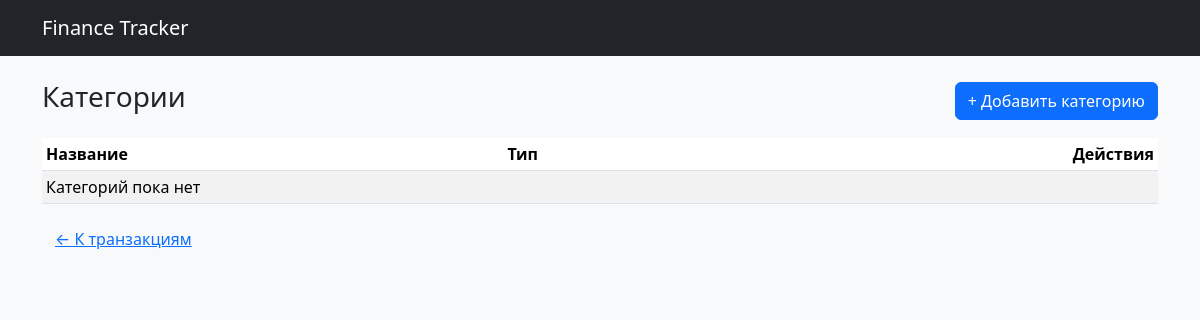
/categories/ (signed in), run on an earlier commit of the app's database.
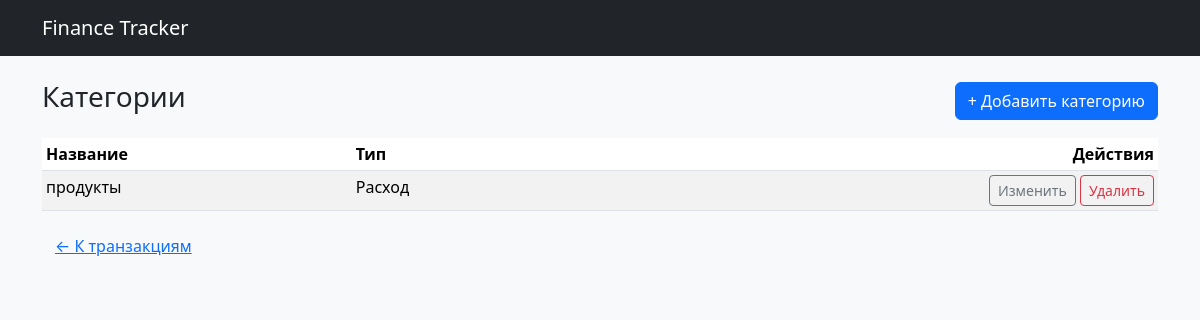
And on a later commit of the database.
### finance/models.py (models this page shows, shortened)
class Category(models.Model):
    owner = models.ForeignKey(
        settings.AUTH_USER_MODEL,
        on_delete=models.CASCADE,
        related_name="categories",
    )
    name = models.CharField(max_length=100)
    is_income = models.BooleanField(default=False)
    class Meta:
        unique_together = ("owner", "name")

### finance/views.py (the view)
# urls.py: path("categories/", views.category_list, name="category_list"),
@login_required
def category_list(request):
    categories = Category.objects.filter(owner=request.user).order_by(
        "is_income", "name"
    )
    return render(
        request,
        "finance/category_list.html",
        {
            "categories": categories,
        },
    )

### finance/templates/finance/category_list.html
{% extends "finance/base.html" %}
{% block content %}
  <div class="d-flex justify-content-between align-items-center mb-3">
    <h1 class="h3">Категории</h1>
    <a href="{% url 'finance:category_create' %}" class="btn btn-primary">
      + Добавить категорию
    </a>
  </div>
  <table class="table table-sm table-striped">
    <thead>
      <tr>
        <th>Название</th>
        <th>Тип</th>
        <th class="text-end">Действия</th>
      </tr>
    </thead>
    <tbody>
      {% for cat in categories %}
        <tr>
          <td>{{ cat.name }}</td>
          <td>
            {% if cat.is_income %}
              Доход
            {% else %}
              Расход
            {% endif %}
          </td>
          <td class="text-end">
            <a href="{% url 'finance:category_edit' cat.id %}"
               class="btn btn-sm btn-outline-secondary">
              Изменить
            </a>
            <a href="{% url 'finance:category_delete' cat.id %}"
               class="btn btn-sm btn-outline-danger">
              Удалить
            </a>
          </td>
        </tr>
      {% empty %}
        <tr>
          <td colspan="3">Категорий пока нет</td>
        </tr>
      {% endfor %}
    </tbody>
  </table>
  <a href="{% url 'finance:transaction_list' %}" class="btn btn-link">
    ← К транзакциям
  </a>
{% endblock %}

### finance/templates/finance/base.html (shortened to what this page needs)
<!doctype html>
<html lang="ru">
  <head>
    <link
      rel="stylesheet"
      href="https://cdn.jsdelivr.net/npm/bootstrap@5.3.3/dist/css/bootstrap.min.css"
    >
  </head>
  <body class="bg-light">
    <nav class="navbar navbar-expand-lg navbar-dark bg-dark mb-4">
      <div class="container">
        <a class="navbar-brand" href="{% url 'finance:transaction_list' %}">
          Finance Tracker
        </a>
      </div>
    </nav>
    <main class="container">
      {% block content %}{% endblock %}
    </main>
  </body>
</html>

What changed in the data, as far as the page shows it:
added Category: name "продукты", is_income "Расход"
Also different on the page:
text no longer shown: "Категорий пока нет"
